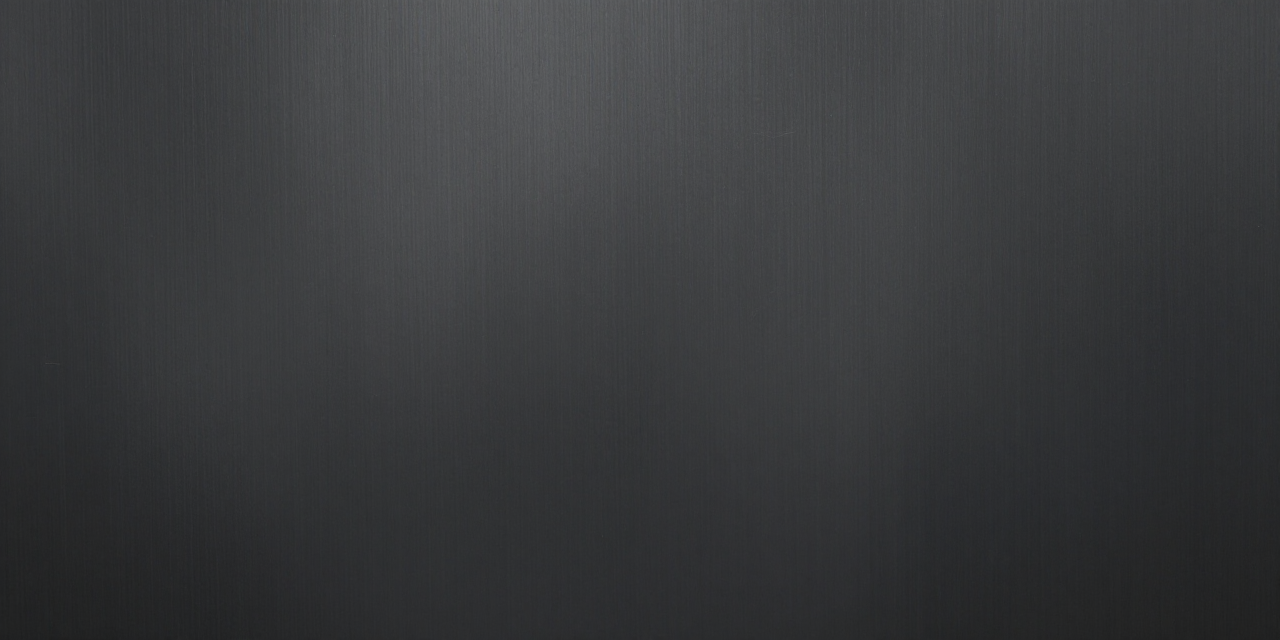
#> input picture vst/art/metal.png, 1280 x 640 px, found by its file name
$ python make_faceplate.py -o vst/bg.png
#> lines starting #> are read from the running program, lines starting #| are printed output that depends on the picture
#!/usr/bin/env python3
"""Draw the RE-202-inspired faceplate background for the HTML skin (1280x628).

An homage, not a clone: dark metal chassis, a red accent rule and a recessed
window for the live VU (the meter itself is engine-driven;
see vst/art/make_vu.py). No Roland/Boss logos or exact trade dress; no text (MPC
draws the live knob names/values on top; see the mpc-vst-plugin skill,
"Background artwork" design rules -- keep the areas where controls sit
dark/low-contrast so the live labels read).

The window only makes sense on the MAIN tab (that is where the live `meter key=vu`
lives). TAPE and OUT reuse a plain variant without the window, so the recessed
hole does not show up empty there (2026-10-14).

Needs Pillow; run it in the browser-art image (built by build_port.sh when vst.json
has "art":"html"):

  docker run --rm -u "$(id -u):$(id -g)" -v <host project>:/w -w /w mpc-vst-html-art \
      python3 vst/art/make_faceplate.py -o vst/bg.png
  ... vst/art/make_faceplate.py --no-vu-window -o vst/bg_plain.png
"""
import argparse
import random

from PIL import Image, ImageDraw, ImageFilter

W, H = 1280, 628
R, G, B = 0, 1, 2


def lerp(a, b, t):
    return tuple(round(a[i] + (b[i] - a[i]) * t) for i in range(3))


def vgrad(img, top, bot):
    d = ImageDraw.Draw(img)
    for y in range(H):
        d.line([(0, y), (W, y)], fill=lerp(top, bot, y / (H - 1)))


def brushed(img, y0, y1, strength=5, seed=7):
    """Fine horizontal brushed-metal streaks over a band (low contrast)."""
    rnd = random.Random(seed)
    px = img.load()
    for y in range(y0, y1):
        n = rnd.randint(-strength, strength)
        for x in range(W):
            r, g, b = px[x, y]
            px[x, y] = (max(0, min(255, r + n)), max(0, min(255, g + n)), max(0, min(255, b + n)))


def blotches(img, amount=7, cell=16, seed=3):
    """Low-frequency worn-metal unevenness: cheap value noise, barely visible."""
    rnd = random.Random(seed)
    sw, sh = max(1, W // cell), max(1, H // cell)
    small = Image.new("L", (sw, sh))
    small.putdata([rnd.randint(-amount, amount) for _ in range(sw * sh)])
    noise = small.resize((W, H), Image.BICUBIC).filter(ImageFilter.GaussianBlur(cell / 2.0))
    px, np_ = img.load(), noise.load()
    for y in range(H):
        for x in range(W):
            n = np_[x, y] - 128
            if n:
                r, g, b = px[x, y]
                px[x, y] = (max(0, min(255, r + n)), max(0, min(255, g + n)), max(0, min(255, b + n)))


def soft_shadow(img, box, radius, alpha=110):
    """A soft dark drop shadow around a rounded rect, so recessed parts read."""
    layer = Image.new("RGBA", img.size, (0, 0, 0, 0))
    d = ImageDraw.Draw(layer)
    x0, y0, x1, y1 = box
    d.rounded_rectangle([x0, y0, x1, y1], radius=radius, fill=(0, 0, 0, alpha))
    layer = layer.filter(ImageFilter.GaussianBlur(12))
    img.alpha_composite(layer)


def vignette(img, strength=46):
    """Slightly darken the edges/corners so the plate reads as a lit object."""
    mask = Image.new("L", (W, H), 0)
    ImageDraw.Draw(mask).ellipse([-W * 0.25, -H * 0.4, W * 1.25, H * 1.4], fill=255)
    mask = mask.filter(ImageFilter.GaussianBlur(120))
    dark = Image.new("RGBA", (W, H), (0, 0, 0, 255))
    dark.putalpha(mask.point(lambda v: int((255 - v) * strength / 255)))
    img.alpha_composite(dark)


def top_sheen(img, alpha=14):
    """A faint light wash from the top, like light falling on the chassis."""
    sheen = Image.new("RGBA", (W, H), (0, 0, 0, 0))
    d = ImageDraw.Draw(sheen)
    for y in range(H):
        a = int(alpha * (1 - y / (H * 0.5))) if y < H * 0.5 else 0
        if a > 0:
            d.line([(0, y), (W, y)], fill=(255, 255, 255, max(0, a)))
    img.alpha_composite(sheen)


def main():
    ap = argparse.ArgumentParser()
    ap.add_argument("-o", "--out", default="vst/bg.png")
    ap.add_argument("--no-vu-window", action="store_true",
                    help="omit the recessed VU window (use for tabs without the live meter)")
    ap.add_argument("--texture", default="vst/art/metal.png",
                    help="a base texture image (e.g. generated with ComfyUI); falls back to a drawn plate")
    a = ap.parse_args()

    import os
    if a.texture and os.path.exists(a.texture):
        base = Image.open(a.texture).convert("RGB").resize((W, H), Image.LANCZOS)
    else:
        base = Image.new("RGB", (W, H), (0, 0, 0))
        vgrad(base, (46, 47, 52), (22, 23, 26))          # charcoal body, lighter top
        brushed(base, 0, H, strength=4)
        blotches(base, amount=7, cell=18)

    # header band slightly darker (keeps the title strip calm) + red accent rule
    hdr = Image.new("RGB", (W, 150), (0, 0, 0))
#> hdr: PIL image 1280x150 RGB; every value is 0
    vgrad(hdr, (33, 34, 38), (44, 45, 50))
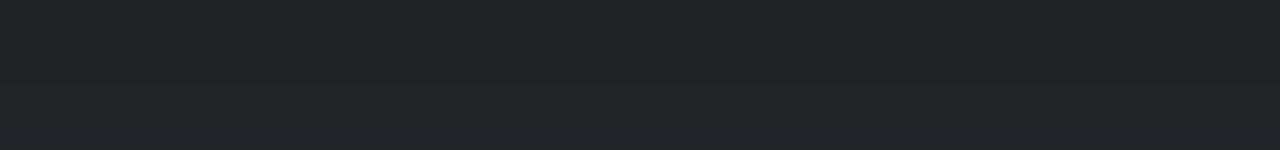
#> hdr: PIL image 1280x150 RGB; mean R, G, B 34.3, 35.3, 39.4
    base.paste(hdr, (0, 0))
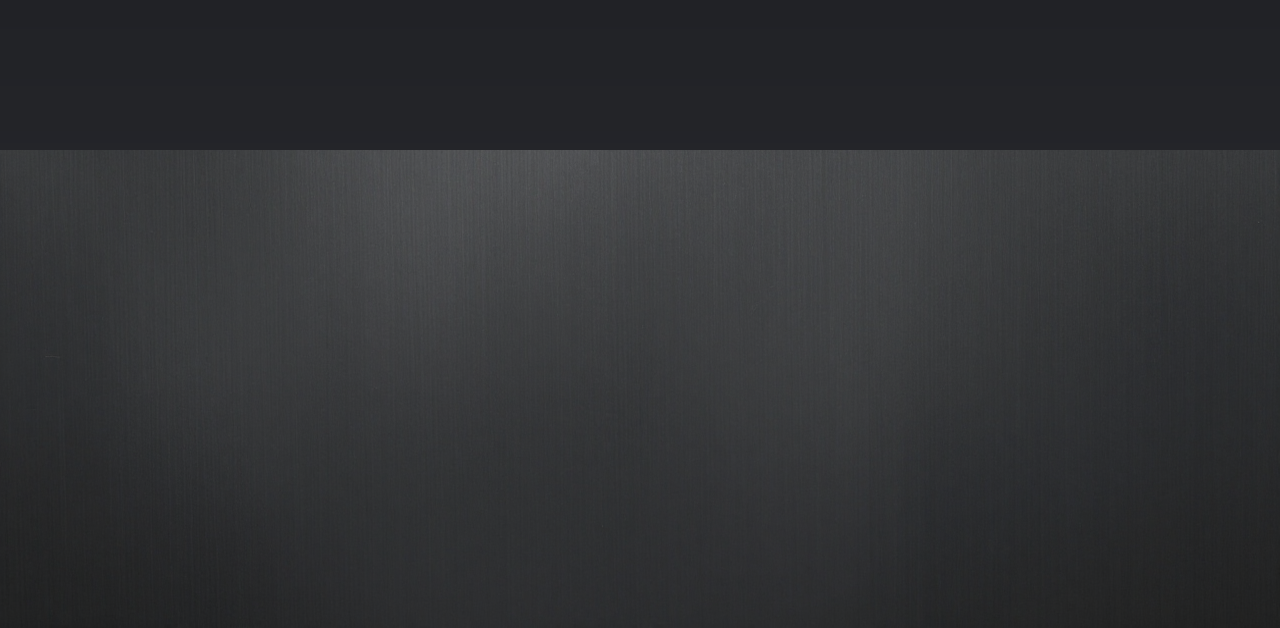
#> base: PIL image 1280x628 RGB; mean R, G, B 48.1, 49.3, 51.6
    d = ImageDraw.Draw(base)
    d.rectangle([0, 150, W, 154], fill=(200, 16, 46))          # red accent rule
    d.rectangle([0, 154, W, 156], fill=(90, 9, 24))

    # main control plate (subtle inset panel)
    img = base.convert("RGBA")
    soft_shadow(img, (24, 176, W - 24, H - 24), 18, alpha=90)
#> in soft_shadow, `layer = Image.new("RGBA", img.size, (0, 0, 0, 0))`: layer: PIL image 1280x628 RGBA; every value is 0
#> in soft_shadow, `layer = layer.filter(ImageFilter.GaussianBlur(12))`:
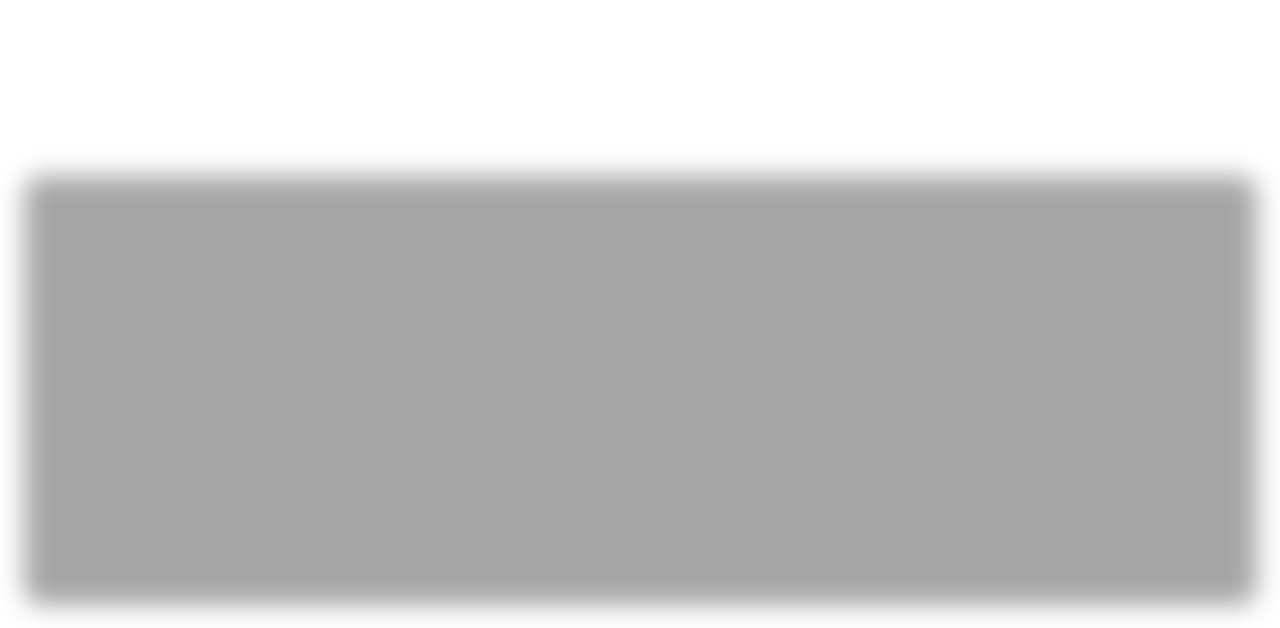
#> layer: PIL image 1280x628 RGBA; mean R, G, B, A 0, 0, 0, 59.2; transparent parts drawn white
#> in soft_shadow, `img.alpha_composite(layer)`:
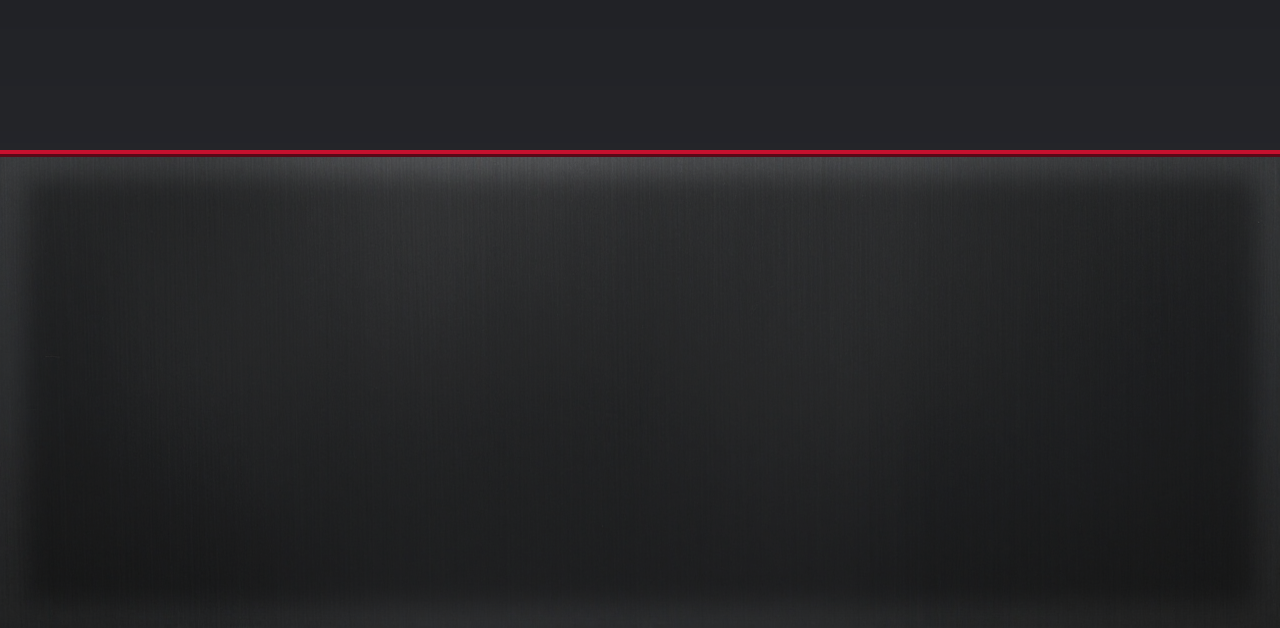
#> img: PIL image 1280x628 RGBA; mean R, G, B, A 36.8, 36.2, 38.3, 255
    d = ImageDraw.Draw(img)
    d.rounded_rectangle([24, 176, W - 24, H - 24], radius=18, fill=(30, 31, 35, 255),
                        outline=(60, 62, 68, 255), width=2)

    # recessed VU window (the live bar is drawn on top by the skin; no scale here so it is not doubled)
    if not a.no_vu_window:
        soft_shadow(img, (884, 456, 1212, 552), 12, alpha=120)
#> call 2 of soft_shadow, with box = (884, 456, 1212, 552), radius = 12, alpha = 120
#> in soft_shadow (call 2), `layer = layer.filter(ImageFilter.GaussianBlur(12))`:
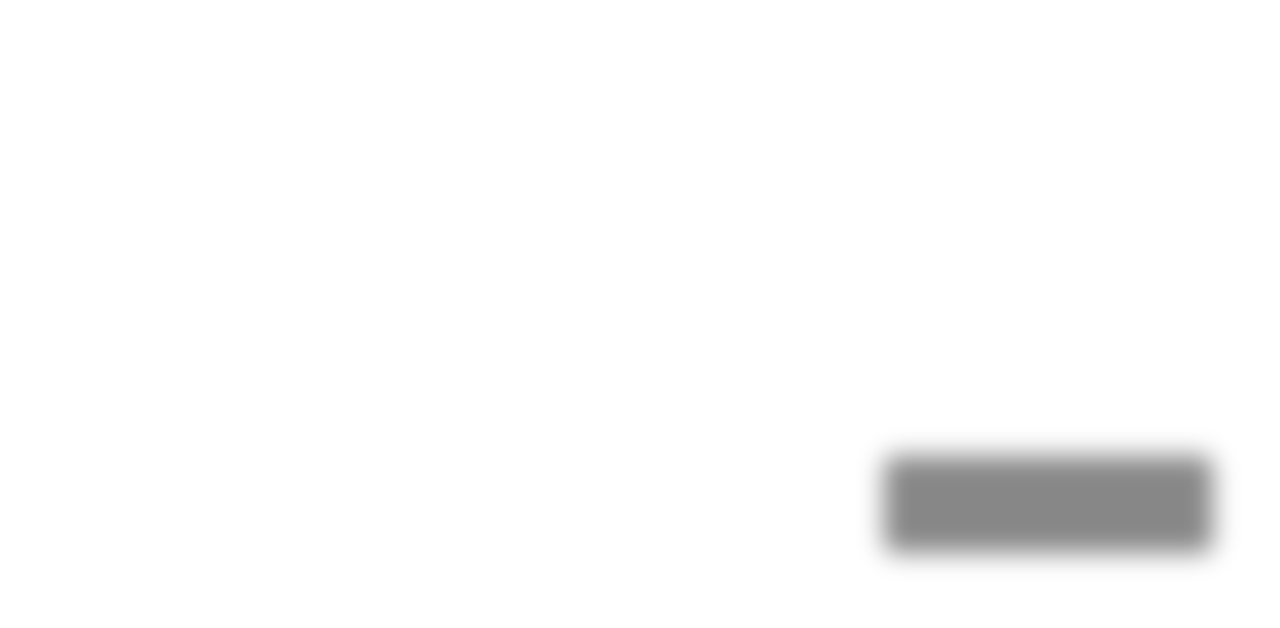
#> layer: PIL image 1280x628 RGBA; mean R, G, B, A 0, 0, 0, 4.7; transparent parts drawn white
        d = ImageDraw.Draw(img)
        d.rounded_rectangle([880, 452, 1216, 556], radius=10, fill=(9, 10, 12, 255),
                            outline=(90, 92, 98, 255), width=3)

    # (no decorative footswitches: they collided with the bottom row's live value readouts)
    vignette(img)
#> in vignette, `mask = Image.new("L", (W, H), 0)`: mask: PIL image 1280x628 L; every value is 0
#> in vignette, `ImageDraw.Draw(mask).ellipse([-W * 0.25, -H * 0.4, W * 1.25, H * 1.4],..`: mask: PIL image 1280x628 L; every value is 255
    top_sheen(img)
    out = img.convert("RGB")
    out.save(a.out)
    print("wrote", a.out, out.size)
#| wrote vst/bg.png (1280, 628)


if __name__ == "__main__":
    main()
